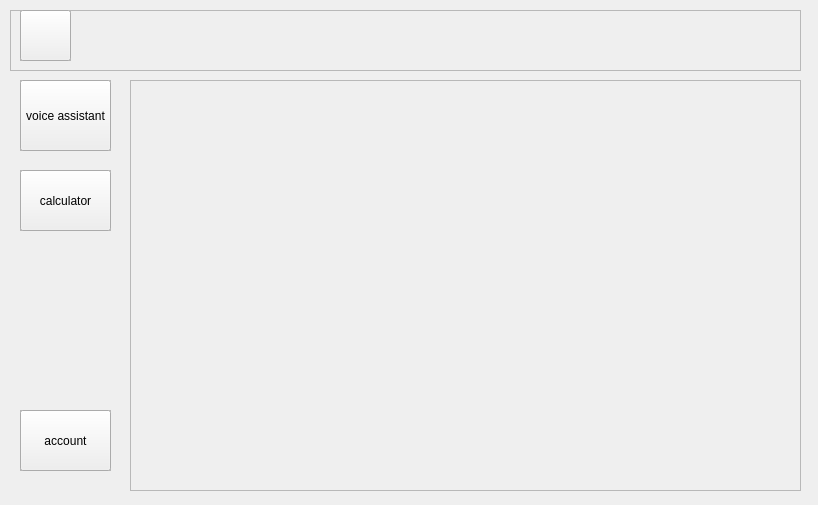
<?xml version="1.0" encoding="UTF-8"?>
<ui version="4.0">
 <class>MainWindow</class>
 <widget class="QMainWindow" name="MainWindow">
  <property name="geometry">
   <rect>
    <x>0</x>
    <y>0</y>
    <width>818</width>
    <height>505</height>
   </rect>
  </property>
  <property name="windowTitle">
   <string>MainWindow</string>
  </property>
  <widget class="QWidget" name="centralwidget">
   <widget class="QCustomSlideMenu" name="widget" native="true">
    <property name="geometry">
     <rect>
      <x>10</x>
      <y>70</y>
      <width>111</width>
      <height>411</height>
     </rect>
    </property>
    <widget class="QFrame" name="frame_4">
     <property name="geometry">
      <rect>
       <x>10</x>
       <y>10</y>
       <width>91</width>
       <height>71</height>
      </rect>
     </property>
     <property name="frameShape">
      <enum>QFrame::StyledPanel</enum>
     </property>
     <property name="frameShadow">
      <enum>QFrame::Raised</enum>
     </property>
     <widget class="QFrame" name="frame_5">
      <property name="geometry">
       <rect>
        <x>60</x>
        <y>120</y>
        <width>120</width>
        <height>80</height>
       </rect>
      </property>
      <property name="frameShape">
       <enum>QFrame::StyledPanel</enum>
      </property>
      <property name="frameShadow">
       <enum>QFrame::Raised</enum>
      </property>
     </widget>
     <widget class="QPushButton" name="pushButton_2">
      <property name="geometry">
       <rect>
        <x>0</x>
        <y>0</y>
        <width>91</width>
        <height>71</height>
       </rect>
      </property>
      <property name="text">
       <string>voice assistant</string>
      </property>
     </widget>
    </widget>
    <widget class="QFrame" name="frame_6">
     <property name="geometry">
      <rect>
       <x>10</x>
       <y>100</y>
       <width>91</width>
       <height>61</height>
      </rect>
     </property>
     <property name="frameShape">
      <enum>QFrame::StyledPanel</enum>
     </property>
     <property name="frameShadow">
      <enum>QFrame::Raised</enum>
     </property>
     <widget class="QPushButton" name="pushButton_3">
      <property name="geometry">
       <rect>
        <x>0</x>
        <y>0</y>
        <width>91</width>
        <height>61</height>
       </rect>
      </property>
      <property name="text">
       <string>calculator</string>
      </property>
     </widget>
    </widget>
    <widget class="QFrame" name="frame_7">
     <property name="geometry">
      <rect>
       <x>10</x>
       <y>340</y>
       <width>91</width>
       <height>61</height>
      </rect>
     </property>
     <property name="frameShape">
      <enum>QFrame::StyledPanel</enum>
     </property>
     <property name="frameShadow">
      <enum>QFrame::Raised</enum>
     </property>
     <widget class="QPushButton" name="pushButton_4">
      <property name="geometry">
       <rect>
        <x>0</x>
        <y>0</y>
        <width>91</width>
        <height>61</height>
       </rect>
      </property>
      <property name="text">
       <string>account</string>
      </property>
     </widget>
    </widget>
   </widget>
   <widget class="QFrame" name="frame_2">
    <property name="geometry">
     <rect>
      <x>130</x>
      <y>80</y>
      <width>671</width>
      <height>411</height>
     </rect>
    </property>
    <property name="frameShape">
     <enum>QFrame::StyledPanel</enum>
    </property>
    <property name="frameShadow">
     <enum>QFrame::Raised</enum>
    </property>
   </widget>
   <widget class="QFrame" name="frame_9">
    <property name="geometry">
     <rect>
      <x>10</x>
      <y>10</y>
      <width>791</width>
      <height>61</height>
     </rect>
    </property>
    <property name="frameShape">
     <enum>QFrame::StyledPanel</enum>
    </property>
    <property name="frameShadow">
     <enum>QFrame::Raised</enum>
    </property>
    <widget class="QFrame" name="menu_2">
     <property name="geometry">
      <rect>
       <x>10</x>
       <y>0</y>
       <width>51</width>
       <height>51</height>
      </rect>
     </property>
     <property name="frameShape">
      <enum>QFrame::StyledPanel</enum>
     </property>
     <property name="frameShadow">
      <enum>QFrame::Raised</enum>
     </property>
     <widget class="QPushButton" name="menu">
      <property name="geometry">
       <rect>
        <x>0</x>
        <y>0</y>
        <width>51</width>
        <height>51</height>
       </rect>
      </property>
      <property name="styleSheet">
       <string notr="true">image:url(:/menu/home.jpg)</string>
      </property>
      <property name="text">
       <string/>
      </property>
     </widget>
    </widget>
   </widget>
  </widget>
 </widget>
 <customwidgets>
  <customwidget>
   <class>QCustomSlideMenu</class>
   <extends>QWidget</extends>
   <header location="global">Custom_widgets.Widgets.h</header>
   <container>1</container>
  </customwidget>
 </customwidgets>
 <resources>
  <include location="../org/home.qrc"/>
  <include location="../org/back.qrc"/>
 </resources>
 <connections/>
</ui>
